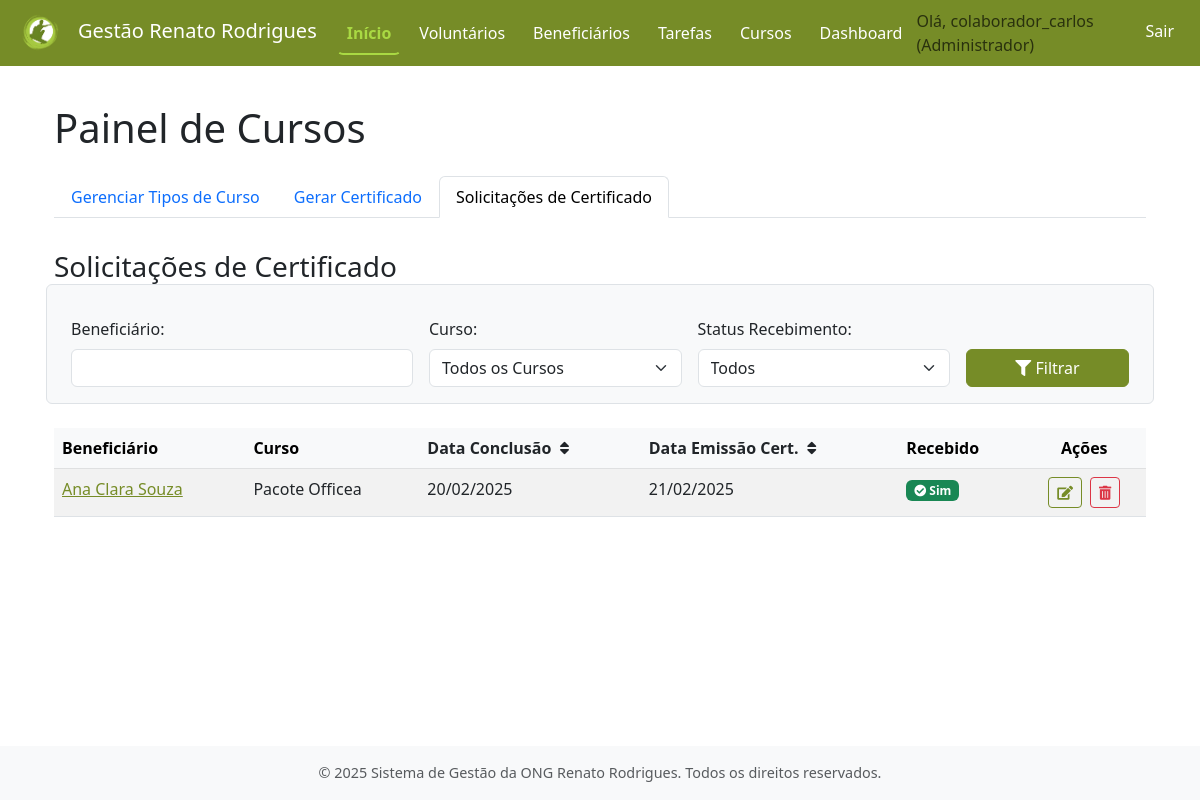
/cursos/solicitacoes/ (signed in), run on an earlier commit of the app's database.
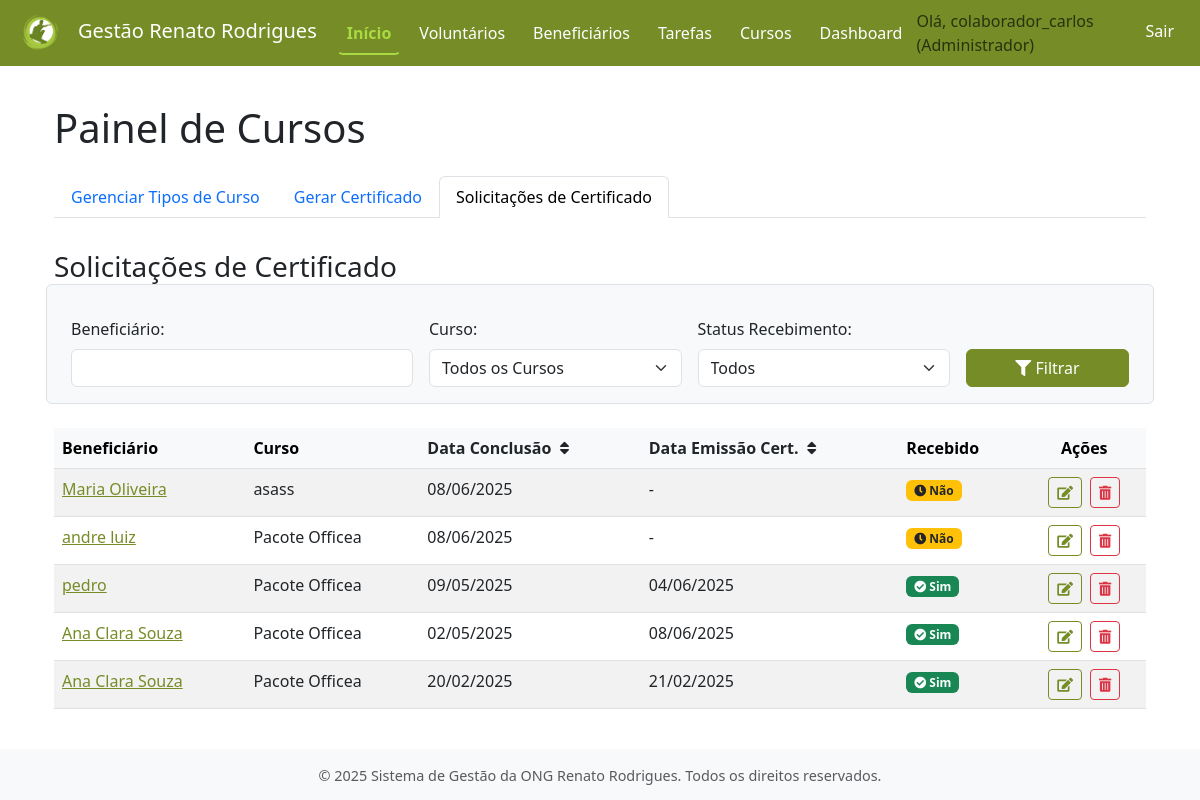
And on a later commit of the database.
### cursos/models.py (models this page shows, shortened)
class Certificado(models.Model):
    beneficiario = models.ForeignKey(Beneficiario, on_delete=models.CASCADE, related_name='certificados', verbose_name="Beneficiário")
    curso = models.ForeignKey(Curso, on_delete=models.PROTECT, related_name='certificados', verbose_name="Curso") # PROTECT para não deletar curso se houver certificados
    data_conclusao = models.DateField(verbose_name="Data de Conclusão")
    data_emissao_certificado = models.DateField(blank=True, null=True, verbose_name="Data de Emissão do Certificado")
    certificado_recebido = models.BooleanField(default=False, verbose_name="Certificado Físico Recebido")
    class Meta:
        verbose_name = "Certificado"
        verbose_name_plural = "Certificados"
        ordering = ['-data_conclusao', 'beneficiario__nome_completo']
        unique_together = ('beneficiario', 'curso', 'data_conclusao') # Evitar duplicidade exata

class Curso(models.Model):
    nome_curso = models.CharField(max_length=200, verbose_name="Nome do Curso")
    descricao = models.TextField(blank=True, null=True, verbose_name="Descrição")
    class Meta:
        verbose_name = "Curso"
        verbose_name_plural = "Cursos"

### beneficiarios/models.py (models this page shows, shortened)
class Beneficiario(models.Model):
    GENERO_CHOICES = [
        ('M', 'Masculino'),
        ('F', 'Feminino'),
        ('O', 'Outro'),
        ('NI', 'Não Informado'),
    ]
    ESCOLARIDADE_CHOICES = [
        ('FI', 'Fundamental Incompleto'),
        ('FC', 'Fundamental Completo'),
        ('MI', 'Médio Incompleto'),
        ('MC', 'Médio Completo'),
        ('NI', 'Não Informado'),
    ]
    nome_completo = models.CharField(max_length=255, verbose_name='Nome Completo')
    data_nascimento = models.DateField(verbose_name='Data de Nascimento')
    genero = models.CharField(max_length=2, choices=GENERO_CHOICES, default='NI', verbose_name='Gênero')
    cpf = models.CharField(max_length=14, unique=True, blank=True, null=True, verbose_name='CPF', help_text='Formato: XXX.XXX.XXX-XX (Opcional)')
    rg = models.CharField(max_length=20, blank=True, null=True, verbose_name='RG', help_text='(Opcional)')
    cep = models.CharField(max_length=9, blank=True, null=True, verbose_name='CEP', help_text='Formato: XXXXX-XXX')
    logradouro = models.CharField(max_length=255, blank=True, null=True, verbose_name='Logradouro')
    numero_endereco = models.CharField(max_length=10, blank=True, null=True, verbose_name='Número')
    complemento_endereco = models.CharField(max_length=100, blank=True, null=True, verbose_name='Complemento')
    bairro = models.CharField(max_length=100, blank=True, null=True, verbose_name='Bairro')
    cidade = models.CharField(max_length=100, blank=True, null=True, verbose_name='Cidade')
    estado = models.CharField(max_length=2, blank=True, null=True, verbose_name='UF') # Sigla do estado, ex: SP
    telefone_principal = models.CharField(max_length=20, blank=True, null=True, verbose_name='Telefone Principal', help_text='Formato: (XX) XXXXX-XXXX')
    telefone_secundario = models.CharField(max_length=20, blank=True, null=True, verbose_name='Telefone Secundário', help_text='(Opcional)')
    email = models.EmailField(max_length=255, blank=True, null=True, verbose_name='E-mail')
    escolaridade = models.CharField(max_length=2, choices=ESCOLARIDADE_CHOICES, default='NI', verbose_name='Escolaridade')
    ocupacao = models.CharField(max_length=100, blank=True, null=True, verbose_name='Ocupação/Profissão')
    renda_familiar_aproximada = models.DecimalField(
        max_digits=10, decimal_places=2, blank=True, null=True,
        verbose_name='Renda Familiar Mensal Aproximada (R$)',
        help_text='Valor em Reais. Ex: 1500.50'
    )
    como_conheceu_ong = models.TextField(blank=True, null=True, verbose_name='Como conheceu a ONG?')
    observacoes = models.TextField(blank=True, null=True, verbose_name='Observações Adicionais')
    data_cadastro = models.DateTimeField(auto_now_add=True, verbose_name='Data de Cadastro')
    ativo = models.BooleanField(default=True, verbose_name='Ativo')
    data_inativacao = models.DateTimeField(null=True, blank=True, verbose_name='Data de Inativação')
    class Meta:
        verbose_name = 'Beneficiário'
        verbose_name_plural = 'Beneficiários'
        ordering = ['nome_completo']

### cursos/views.py (the view)
# urls.py: path('solicitacoes/', views.CertificadoListView.as_view(), name='listar_solicitacoes_certificado'),
class CertificadoListView(LoginRequiredMixin, ListView):
    model = Certificado
    template_name = 'cursos/solicitacoes_certificado_list.html' # Novo template para esta lista
    context_object_name = 'certificados'
    paginate_by = 15
    def get_queryset(self):
        queryset = Certificado.objects.select_related('beneficiario', 'curso').all()
        filtro_curso = self.request.GET.get('filtro_curso')
        filtro_beneficiario = self.request.GET.get('filtro_beneficiario_nome')
        filtro_recebido = self.request.GET.get('filtro_recebido')
        if filtro_curso:
            queryset = queryset.filter(curso__id=filtro_curso)
        if filtro_beneficiario:
            queryset = queryset.filter(beneficiario__nome_completo__icontains=filtro_beneficiario)
        if filtro_recebido is not None and filtro_recebido != '':
            queryset = queryset.filter(certificado_recebido=(filtro_recebido == 'true'))
        ordenar_por_data_conclusao = self.request.GET.get('ordenar_por_data_conclusao')
        ordenar_por_data_emissao = self.request.GET.get('ordenar_por_data_emissao')
        if ordenar_por_data_conclusao:
            if ordenar_por_data_conclusao == 'asc':
                queryset = queryset.order_by('data_conclusao', 'beneficiario__nome_completo')
            elif ordenar_por_data_conclusao == 'desc':
                queryset = queryset.order_by('-data_conclusao', 'beneficiario__nome_completo')
        elif ordenar_por_data_emissao:
            if ordenar_por_data_emissao == 'asc':
                queryset = queryset.order_by('data_emissao_certificado', 'beneficiario__nome_completo')
            elif ordenar_por_data_emissao == 'desc':
                queryset = queryset.order_by('-data_emissao_certificado', 'beneficiario__nome_completo')
        else:
            queryset = queryset.order_by('-data_conclusao', 'beneficiario__nome_completo')
        return queryset
    def get_context_data(self, **kwargs):
        context = super().get_context_data(**kwargs)
        context['titulo_pagina'] = "Solicitações de Certificado"
        context['cursos_disponiveis'] = Curso.objects.all().order_by('nome_curso') # Para o filtro
        context['filtro_curso_atual'] = self.request.GET.get('filtro_curso', '')
        context['filtro_beneficiario_nome_atual'] = self.request.GET.get('filtro_beneficiario_nome', '')
        context['filtro_recebido_atual'] = self.request.GET.get('filtro_recebido', '')
        context['ordenacao_data_conclusao_atual'] = self.request.GET.get('ordenar_por_data_conclusao')
        context['ordenacao_data_emissao_atual'] = self.request.GET.get('ordenar_por_data_emissao')
        context['aba_ativa_cursos'] = 'solicitacoes-certificado'
        return context

### cursos/templates/cursos/solicitacoes_certificado_list.html (shortened to what the changed rows need)
{% extends 'core/base.html' %}
{% load static %}
{% block content %}
<div class="container mt-4">
    <h1 class="mb-4">Painel de Cursos</h1>
    <div class="tab-content pt-3" id="cursosAbasConteudo">
        <div class="tab-pane fade show active" id="solicitacoes-certificado-conteudo" role="tabpanel" aria-labelledby="solicitacoes-certificado-aba" tabindex="0">
            {% if certificados %}
                <div class="table-responsive">
                    <table class="table table-striped table-hover">
                        <thead class="table-light">
                            <tr>
                                <th>Beneficiário</th>
                                <th>Curso</th>
                                <th>
                                    <a href="?page={{ page_obj.number }}{% if ordenacao_data_conclusao_atual == 'asc' %}&ordenar_por_data_conclusao=desc{% elif ordenacao_data_conclusao_atual == 'desc' %}{% else %}&ordenar_por_data_conclusao=asc{% endif %}" class="text-dark text-decoration-none">
                                        Data Conclusão
                                        {% if ordenacao_data_conclusao_atual == 'asc' %}
                                            <i class="fas fa-sort-up ms-1"></i>
                                        {% elif ordenacao_data_conclusao_atual == 'desc' %}
                                            <i class="fas fa-sort-down ms-1"></i>
                                        {% elif not ordenacao_data_emissao_atual %}
                                            <i class="fas fa-sort ms-1"></i>
                                        {% endif %}
                                    </a>
                                </th>
                                <th>
                                    <a href="?page={{ page_obj.number }}{% if ordenacao_data_emissao_atual == 'asc' %}&ordenar_por_data_emissao=desc{% elif ordenacao_data_emissao_atual == 'desc' %}{% else %}&ordenar_por_data_emissao=asc{% endif %}" class="text-dark text-decoration-none">
                                        Data Emissão Cert.
                                        {% if ordenacao_data_emissao_atual == 'asc' %}
                                            <i class="fas fa-sort-up ms-1"></i>
                                        {% elif ordenacao_data_emissao_atual == 'desc' %}
                                            <i class="fas fa-sort-down ms-1"></i>
                                        {% elif not ordenacao_data_conclusao_atual %}
                                             <i class="fas fa-sort ms-1"></i>
                                        {% endif %}
                                    </a>
                                </th>
                                <th>Recebido</th>
                                <th class="text-center">Ações</th>
                            </tr>
                        </thead>
                        <tbody>
                            {% for certificado_item in certificados %}
                            <tr>
                                <td>
                                    <a href="{% url 'beneficiarios:detalhar_beneficiario' certificado_item.beneficiario.id %}">
                                        {{ certificado_item.beneficiario.nome_completo }}
                                    </a>
                                </td>
                                <td>{{ certificado_item.curso.nome_curso }}</td>
                                <td>{{ certificado_item.data_conclusao|date:"d/m/Y" }}</td>
                                <td>{{ certificado_item.data_emissao_certificado|date:"d/m/Y"|default:"-" }}</td>
                                <td>
                                    {% if certificado_item.certificado_recebido %}
                                        <span class="badge bg-success"><i class="fas fa-check-circle"></i> Sim</span>
                                    {% else %}
                                        <span class="badge bg-warning text-dark"><i class="fas fa-clock"></i> Não</span>
                                    {% endif %}
                                </td>
                                <td class="text-center">
                                    <a href="{% url 'cursos:editar_certificado_beneficiario' certificado_id=certificado_item.id %}" class="btn btn-sm btn-outline-primary me-1" title="Editar Certificado">
                                        <i class="fas fa-edit"></i>
                                    </a>
                                    <a href="{% url 'cursos:excluir_certificado_beneficiario' certificado_id=certificado_item.id %}" class="btn btn-sm btn-outline-danger" title="Excluir Certificado">
                                        <i class="fas fa-trash-alt"></i>
                                    </a>
                                </td>
                            </tr>
                            {% endfor %}
                        </tbody>
                    </table>
                </div>
            {% else %}
                <div class="alert alert-info" role="alert">
                    Nenhuma solicitação de certificado encontrada com os filtros atuais.
                </div>
            {% endif %}
        </div>
    </div>
</div>
{% endblock content %}

What changed in the data, as far as the page shows it:
added Certificado: beneficiario.nome_completo "Maria Oliveira", curso.nome_curso "asass", data_conclusao "08/06/2025", data_emissao_certificado "-", certificado_recebido False (drawn)
added Certificado: beneficiario.nome_completo "andre luiz", curso.nome_curso "Pacote Officea", data_conclusao "08/06/2025", data_emissao_certificado "-", certificado_recebido False (drawn)
added Certificado: beneficiario.nome_completo "pedro", curso.nome_curso "Pacote Officea", data_conclusao "09/05/2025", data_emissao_certificado "04/06/2025", certificado_recebido True (drawn)
added Certificado: beneficiario.nome_completo "Ana Clara Souza", curso.nome_curso "Pacote Officea", data_conclusao "02/05/2025", data_emissao_certificado "08/06/2025", certificado_recebido True (drawn)
